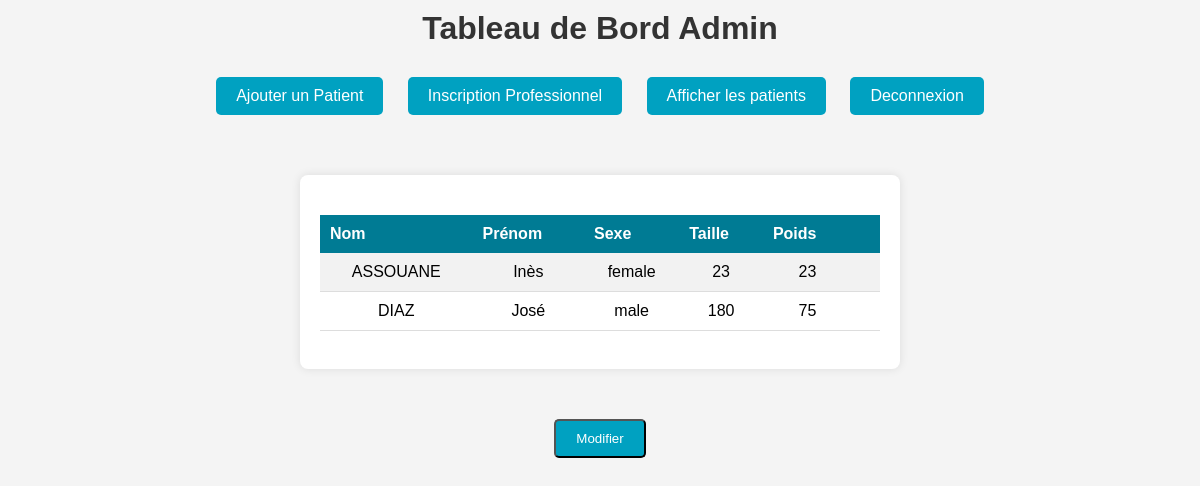
Page /patients on the committed database.
### app/models.py (models this page shows, shortened)
class Patient(db.Model):
    _bind_key_ = 'users'
    __tablename__ = 'patients'  # Nom de la table dans la base de données
    id = db.Column(db.Integer, primary_key=True)
    nom = db.Column(db.String(80), nullable=False)
    prenom = db.Column(db.String(80), nullable=False)
    sexe = db.Column(db.String(10), nullable=False)
    taille = db.Column(db.Integer, nullable=False)  # En cm
    poids = db.Column(db.Integer, nullable=False)  # En kg
    numero_unique = db.Column(db.String(64), unique=True, nullable=False)  # Ajout d'une colonne pour le numéro unique

### app/views.py (the view)
@app.route('/patients')
def patients():
    patients = Patient.query.all()
    return render_template('afficher_patients.html', patients=patients)

### app/templates/afficher_patients.html (shortened to what this page needs)
<!DOCTYPE html>
<html lang="en">
<head>
    <link rel="stylesheet" href="static/tableau.css">
    <link rel="stylesheet" href="static/ajouter.css">
    <link rel="stylesheet" href="static/delete.css">
</head>
<body>
    <h1>Tableau de Bord Admin</h1>
    <nav>
        <ul>
            <li><a href="{{ url_for('ajouter_patient') }}">Ajouter un Patient</a></li>
            <li><a href="{{ url_for('ajouter_pro') }}">Inscription Professionnel</a></li>
            <li><a href="{{ url_for('patients') }}">Afficher les patients</a></li>
            <li><a href="{{ url_for('index') }}">Deconnexion</a></li>
        </ul>
    </nav>
    <div class="container">
        <form id="deleteForm" action="{{ url_for('delete_patients') }}" method="post">
            <table class="patient-table">
                <thead>
                    <tr>
                        <th>Nom</th>
                        <th>Prénom</th>
                        <th>Sexe</th>
                        <th>Taille</th>
                        <th>Poids</th>
                        <th></th>
                    </tr>
                </thead>
                <tbody>
                    {% for patient in patients %}
                    <tr>
                        <td>{{ patient.nom }}</td>
                        <td>{{ patient.prenom }}</td>
                        <td>{{ patient.sexe }}</td>
                        <td>{{ patient.taille }}</td>
                        <td>{{ patient.poids }}</td>
                        <td><input type="checkbox" name="patientIds[]" value="{{ patient.id }}"></td>
                    </tr>
                    {% endfor %}
                </tbody>
            </table>
            <br>
        </form>
    </div>
    <button id="modifyButton">Modifier</button>
</body>
</html>

### app/static/tableau.css (style rules this page uses)
body { font-family: 'Arial', sans-serif; height: 100vh; margin: 0; background-color: #f2f2f2; }
.container { width: 80%; margin: 0 auto; padding: 20px; background-color: #fff; border-radius: 10px; box-shadow: 0 0 10px rgba(0, 0, 0, 0.1); }
h1 { text-align: center; margin-bottom: 20px; color: #333; }
.patient-table { width: 100%; border-collapse: collapse; margin-top: 20px; }
.patient-table th { background-color: rgb(0, 123, 148); color: white; padding: 10px; text-align: left; }
.patient-table td { padding: 10px; border-bottom: 1px solid #ddd; }
.patient-table tbody tr:nth-child(odd) { background-color: #f2f2f2; }
a { color: #007bff; text-decoration: none; }

### app/static/ajouter.css (style rules this page uses)
*, *:before, *:after { margin: 0; padding: 0; box-sizing: border-box; }
body { width: 100%; height: 100%; }
body { font-family: 'Arial', sans-serif; background-color: #f4f4f4; margin: 0; padding: 0; }
.container { max-width: 600px; margin: 50px auto; background-color: #fff; padding: 20px; border-radius: 8px; box-shadow: 0 0 10px rgba(0, 0, 0, 0.1); }
h1 { margin-top: 10px; color: #333; text-align: center; }
form { display: flex; flex-direction: column; }
nav { margin-top: 10px; padding: 10px 0; }
nav ul { list-style-type: none; text-align: center; }
nav ul li { display: inline; margin: 0 10px; }
nav ul li a { text-decoration: none; color: #fff; }
.container { text-align: center; }
h1 { margin-bottom: 20px; }
button { margin: 0 auto; display: block; padding: 10px 20px; background-color: rgb(0, 161, 193); color: #fff; text-decoration: none; border-radius: 5px; transition: background-color 0.3s ease; }
a { margin: 0 auto; display: inline-block; padding: 10px 20px; background-color: rgb(0, 161, 193); color: #fff; text-decoration: none; border-radius: 5px; transition: background-color 0.3s ease; }

### rows in the picture
Patient: nom "ASSOUANE", prenom "Inès", sexe "female", taille "23", poids "23"
Patient: nom "DIAZ", prenom "José", sexe "male", taille "180", poids "75"
